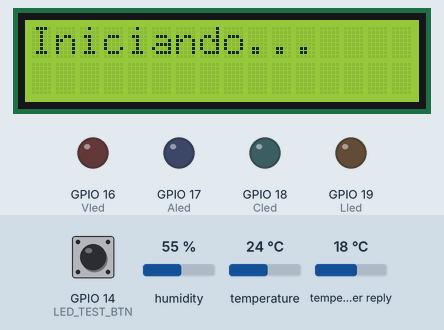
Recording of a sketch running on a simulated ESP32. Parts: 16×2 character LCD, output pins drawn as LEDs (lit = HIGH). Dashed ring = blinking. The inputs (shaded band) are chosen by the test bench; at power-on: GPIO 14 (LED_TEST_BTN) HIGH, humidity 55 %, temperature 24 °C, temperature in the weather reply 18 °C. WiFi joins after 1.5 s; servers stay silent unless stated; random numbers use the default seed unless the sketch sets one; no MQTT or app messages arrive unless stated; web services answer with replies made up by the test bench; what the sketch prints to the serial monitor is not drawn.

Above: at 4.7 s.
4.8 s: GPIO 14 (LED_TEST_BTN) pulled LOW for 3.2 s
At 5.6 s:
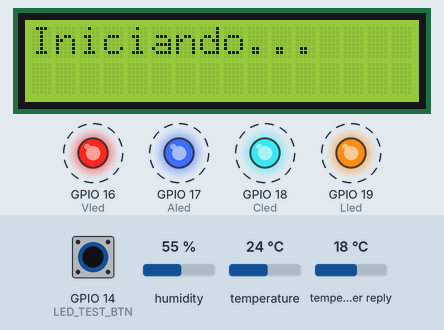
At 61.4 s:
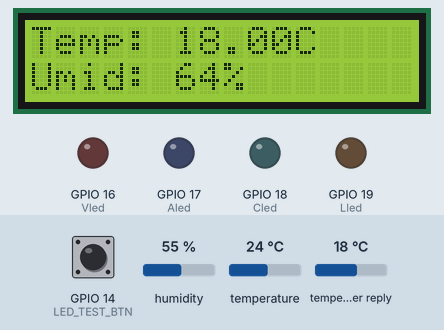
Timing chart, 0 to 61.7 s (numbered marks = the images above; inputs shaded):
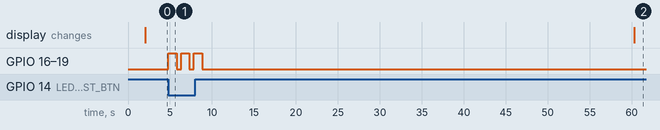

The sketch:

sketch.ino
```cpp
#include <WiFi.h>
#include <HTTPClient.h>
#include <ArduinoJson.h>
#include <PubSubClient.h>
#include <DHT.h>
#include <LiquidCrystal_I2C.h>

// ----- Definições de pinos -----
#define Vled 16
#define Aled 17
#define Cled 18
#define Lled 19

#define DHTPIN 23
#define DHTTYPE DHT22

#define DHTPIN 23
#define DHTTYPE DHT22


#define BTN_MODE 35

#define LED_TEST_BTN 14


// ----- Wi-Fi -----
const char* ssid = "Wokwi-GUEST";
const char* password = "";

// ----- OpenWeather -----
const char* apiKey = "a8f51c73830ef7f951c060014fb0837b";
const char* city = "Sao%20Paulo";
const char* countryCode = "BR";
const char* units = "metric";

// ----- MQTT -----
const char* mqtt_server = "test.mosquitto.org";
const int mqtt_port = 1883;
const char* mqtt_user = "";
const char* mqtt_password = "";

const char* mqtt_topic_temp = "flood/sensors/data/device001/temp";
const char* mqtt_topic_hum = "flood/sensors/data/device001/humidity";
const char* mqtt_topic_alert = "flood/alerts/status/device001";

// ----- Objetos -----
DHT dht(DHTPIN, DHTTYPE);
LiquidCrystal_I2C lcd(0x27, 16, 2);
WiFiClient espClient;
PubSubClient client(espClient);

unsigned long previousMillis = 0;
const long interval = 60000;

unsigned long lastMsg = 0;
const long intervalClima = 60000;  // Intervalo para chamada da API
const long intervalDHT = 2000;

float temperature = 0.0;
float humidity = 0.0;
int rain_intensity = 0;
bool emergency = false;
const int RAIN_INTENSITY_ALERT = 500;

// ----- Funções -----
void callback(char* topic, byte* payload, unsigned int length) {
  Serial.print("Mensagem recebida em ");
  Serial.print(topic);
  Serial.print(": ");
  for (int i = 0; i < length; i++) {
    Serial.print((char)payload[i]);
  }
  Serial.println();
}

void setup_wifi() {
  delay(10);
  Serial.println();
  Serial.print("Conectando a ");
  Serial.println(ssid);

  WiFi.begin(ssid, password);

  while (WiFi.status() != WL_CONNECTED) {
    delay(500);
    Serial.print(".");
  }

  Serial.println("");
  Serial.println("WiFi conectado");
  Serial.print("IP: ");
  Serial.println(WiFi.localIP());
}

void reconnect() {
  while (!client.connected()) {
    Serial.print("Conectando ao MQTT...");
    String clientId = "ESP32Client-";
    clientId += String(random(0xffff), HEX);

    if (client.connect(clientId.c_str(), mqtt_user, mqtt_password)) {
      Serial.println("conectado");
    } else {
      Serial.print("falhou, rc=");
      Serial.print(client.state());
      Serial.println(" tentando novamente em 5 segundos");
      delay(5000);
    }
  }
}

void verificarClima() {
  if (WiFi.status() == WL_CONNECTED) {
    String url = "http://api.openweathermap.org/data/2.5/weather?q=" + String(city) + "," + String(countryCode) + "&appid=" + String(apiKey) + "&units=" + String(units);
    Serial.println("Requisitando: " + url);

    HTTPClient http;
    http.begin(url);
    int httpResponseCode = http.GET();

    if (httpResponseCode > 0) {
      String payload = http.getString();
      Serial.println("Resposta: ");
      Serial.println(payload);

      DynamicJsonDocument doc(2048);
      DeserializationError error = deserializeJson(doc, payload);

      if (!error) {
        float temp = doc["main"]["temp"];
        int humidity = doc["main"]["humidity"];
        const char* mainWeather = doc["weather"][0]["main"];
        float windSpeed = doc["wind"]["speed"];
        float rain1h = doc["rain"]["1h"] | 0;

        // MQTT
        char tempStr[8];
        dtostrf(temp, 1, 2, tempStr);
        client.publish(mqtt_topic_temp, tempStr);

        char humStr[8];
        dtostrf(humidity, 1, 0, humStr);
        client.publish(mqtt_topic_hum, humStr);

        // LCD
        lcd.clear();
        lcd.setCursor(0, 0);
        lcd.print("Temp: ");
        lcd.print(temp);
        lcd.print("C");
        lcd.setCursor(0, 1);
        lcd.print("Umid: ");
        lcd.print(humidity);
        lcd.print("%");

        // Alertas e LEDs
        bool alerta = false;

        if (temp >= 35) {
          digitalWrite(Aled, HIGH);
          alerta = true;
          client.publish(mqtt_topic_alert, "Alerta: Onda de calor!");
        } else {
          digitalWrite(Aled, LOW);
        }

        if (String(mainWeather).indexOf("Thunderstorm") >= 0) {
          digitalWrite(Cled, HIGH);
          alerta = true;
          client.publish(mqtt_topic_alert, "Alerta: Tempestade!");
        } else {
          digitalWrite(Cled, LOW);
        }

        if (windSpeed >= 10.0) {
          digitalWrite(Lled, HIGH);
          alerta = true;
          client.publish(mqtt_topic_alert, "Alerta: Ventos fortes!");
        } else {
          digitalWrite(Lled, LOW);
        }

        if (rain1h >= 10) {
          digitalWrite(Vled, HIGH);
          alerta = true;
          client.publish(mqtt_topic_alert, "Alerta: Chuva intensa!");
        } else {
          digitalWrite(Vled, LOW);
        }


      } else {
        Serial.print("Erro ao parsear JSON: ");
        Serial.println(error.c_str());
      }
    } else {
      Serial.print("Erro na requisição: ");
      Serial.println(httpResponseCode);
    }
    http.end();
  }
}

void readSensors() {
  // Lê temperatura e umidade local via DHT22
  temperature = dht.readTemperature();
  humidity = dht.readHumidity();


  // Define estado de emergência local com base apenas na chuva intensa
  emergency = (rain_intensity > RAIN_INTENSITY_ALERT);

  // Mostra dados locais no monitor serial
  Serial.println("Sensores locais:");
  Serial.print("Temperatura: ");
  Serial.print(temperature);
  Serial.println(" C");

  Serial.print("Umidade: ");
  Serial.print(humidity);
  Serial.println(" %");

  Serial.print("Intensidade de chuva (analógico): ");
  Serial.println(rain_intensity);
}

void testarLEDs() {
  digitalWrite(Vled, HIGH);
  digitalWrite(Aled, HIGH);
  digitalWrite(Cled, HIGH);
  digitalWrite(Lled, HIGH);
  delay(1000);
  digitalWrite(Vled, LOW);
  digitalWrite(Aled, LOW);
  digitalWrite(Cled, LOW);
  digitalWrite(Lled, LOW);
}


void setup() {
  Serial.begin(115200);

  pinMode(LED_TEST_BTN, INPUT_PULLUP);

  // Pinos
  pinMode(Vled, OUTPUT);
  pinMode(Aled, OUTPUT);
  pinMode(Cled, OUTPUT);
  pinMode(Lled, OUTPUT);

  pinMode(LED_TEST_BTN, INPUT_PULLUP);

  pinMode(BTN_MODE, INPUT_PULLUP);

  // Sensores
  dht.begin();
  delay(2000);

  // Inicialização do LCD
  lcd.init();
  lcd.backlight();
  lcd.clear();
  lcd.print("Iniciando...");


  // Wi-Fi e MQTT
  setup_wifi();
  client.setServer(mqtt_server, mqtt_port);
  client.setCallback(callback);
}

void loop() {
  if (!client.connected()) {
    reconnect();
  }
  client.loop();

  if (digitalRead(LED_TEST_BTN) == LOW) {
      Serial.println("Botão de teste de LEDs pressionado.");
      testarLEDs();
      delay(500);
    }

  unsigned long now = millis();

  // Envio dos dados dos sensores locais
  if (now - lastMsg > intervalDHT) {
    lastMsg = now;

    readSensors();  // Leitura de todos os sensores

      float t = dht.readTemperature();
      float h = dht.readHumidity();

      if (!isnan(t) && !isnan(h)) {
        Serial.print("Temp: ");
        Serial.println(t);
        Serial.print("Hum: ");
        Serial.println(h);
      } else {
        Serial.println("Erro ao ler o DHT22");
      }

  }

  // Verificação com a API do OpenWeather a cada 1 minuto
  if (now - previousMillis >= intervalClima) {
    previousMillis = now;
    verificarClima();
  }
}
```

Measured:
- after the input at 4.8 s, GPIO 16 (Vled), GPIO 17 (Aled), GPIO 18 (Cled), GPIO 19 (Lled): alternates HIGH for 1.0 s and LOW for 0.51 s, 6 changes in all, then stays LOW, starting at once
